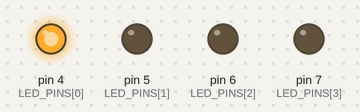
Simulated run of this sketch. Board: Arduino Uno, built with avr-gcc and run on an emulated ATmega328P. Shown: output pins drawn as LEDs (lit = HIGH).

Above: at 0.09 s.
At 1.17 s:
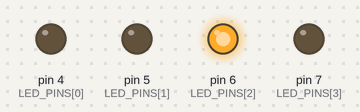
At 1.71 s:
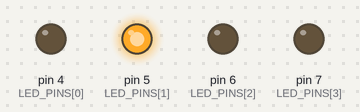
At 2.79 s:
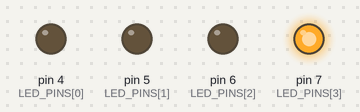
Timing chart, 0 to 3.1 s (numbered marks = the images above):
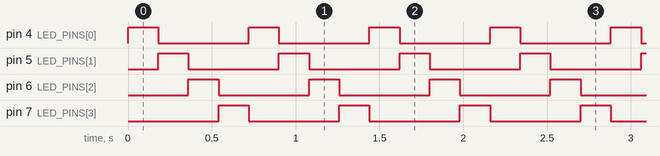

The sketch:

03_four_led_chaser.ino
```cpp
// InnoBees STEM Lab - Four LED Chaser
// D4, D5, D6 and D7 each connect to:
// digital pin -> 330 ohm resistor -> LED anode; LED cathode -> GND

const int LED_PINS[] = {4, 5, 6, 7};
const int LED_COUNT = 4;
const int STEP_TIME_MS = 180;

void setup() {
  for (int index = 0; index < LED_COUNT; index++) {
    pinMode(LED_PINS[index], OUTPUT);
  }
}

void loop() {
  for (int index = 0; index < LED_COUNT; index++) {
    digitalWrite(LED_PINS[index], HIGH);
    delay(STEP_TIME_MS);
    digitalWrite(LED_PINS[index], LOW);
  }
}
```

Measured:
- by itself, pin 4 (LED_PINS[0]), pin 5 (LED_PINS[1]), pin 6 (LED_PINS[2]), pin 7 (LED_PINS[3]): alternates HIGH for 0.18 s and LOW for 0.54 s
- by itself, everything shown: repeats every 0.72 s, in 4 steps
